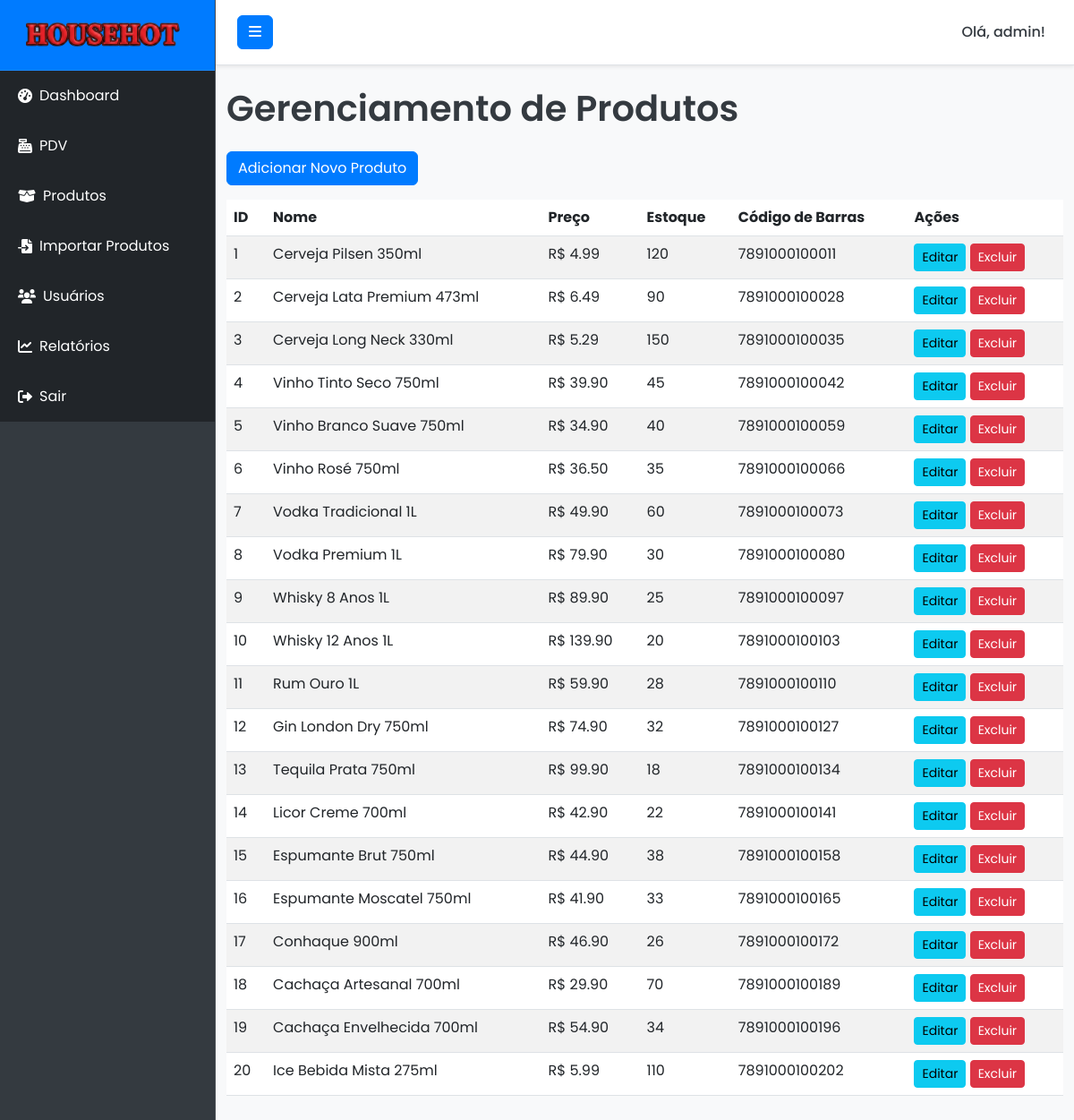
The page /products (signed in) on the database its author committed.
### models.py (models this page shows, shortened)
class User(db.Model, UserMixin):
    id = db.Column(db.Integer, primary_key=True)
    username = db.Column(db.String(64), unique=True, nullable=False)
    email = db.Column(db.String(120), unique=True, nullable=False)
    password_hash = db.Column(db.String(128), nullable=False)
    role = db.Column(db.String(20), default='operator', nullable=False) # 'admin' ou 'operator'
    def is_admin(self):
        return self.role == 'admin'

class Product(db.Model):
    id = db.Column(db.Integer, primary_key=True)
    name = db.Column(db.String(100), nullable=False)
    description = db.Column(db.Text)
    price = db.Column(db.Float, nullable=False)
    stock = db.Column(db.Integer, default=0, nullable=False)
    barcode = db.Column(db.String(128), unique=True, nullable=True) # Código de barras opcional

### routes.py (the view)
@main_bp.route('/products')
@admin_required
def products():
    from models import Product
    products = Product.query.all()
    return render_template('products.html', products=products)

### app.py (called while the page is built)
def create_app():
    app = Flask(__name__, instance_relative_config=True)
    app.config.from_object('config.Config')
    try:
        app.config.from_pyfile('config.py')
    except FileNotFoundError:
        pass
    db.init_app(app)
    login_manager.init_app(app)
    migrate.init_app(app, db) # Inicializa Flask-Migrate com o app e o db
    login_manager.login_view = 'main.login'
    login_manager.login_message_category = 'info'
    login_manager.login_message = 'Por favor, faça login para acessar esta página.'
    @login_manager.user_loader
    def load_user(user_id):
        return User.query.get(int(user_id))
    app.register_blueprint(main_bp)
    return app

### routes.py (called while the page is built)
def admin_required(f):
    @wraps(f)
    @login_required
    def decorated_function(*args, **kwargs):
        from models import User
        if not current_user.is_admin():
            flash('Você não tem permissão para acessar esta página.', 'danger')
            return redirect(url_for('main.dashboard'))
        return f(*args, **kwargs)
    return decorated_function

### templates/products.html (shortened to what this page needs)
{% extends "base.html" %}
{% block content %}
<h1 class="mb-4">Gerenciamento de Produtos</h1>
<a href="{{ url_for('main.add_product') }}" class="btn btn-primary mb-3">Adicionar Novo Produto</a>
<table class="table table-striped table-hover">
    <thead>
        <tr>
            <th>ID</th>
            <th>Nome</th>
            <th>Preço</th>
            <th>Estoque</th>
            <th>Código de Barras</th>
            <th>Ações</th>
        </tr>
    </thead>
    <tbody>
        {% for product in products %}
        <tr>
            <td>{{ product.id }}</td>
            <td>{{ product.name }}</td>
            <td>R$ {{ "%.2f"|format(product.price) }}</td>
            <td>{{ product.stock }}</td>
            <td>{{ product.barcode if product.barcode else 'N/A' }}</td>
            <td>
                <a href="{{ url_for('main.edit_product', product_id=product.id) }}" class="btn btn-sm btn-info">Editar</a>
                <form action="{{ url_for('main.delete_product', product_id=product.id) }}" method="POST" style="display:inline;">
                    <button type="submit" class="btn btn-sm btn-danger" onclick="return confirm('Tem certeza que deseja excluir este produto?');">Excluir</button>
                </form>
            </td>
        </tr>
        {% else %}
        <tr>
            <td colspan="6" class="text-center">Nenhum produto cadastrado.</td>
        </tr>
        {% endfor %}
    </tbody>
</table>
{% endblock %}

### templates/base.html (shortened to what this page needs)
<!DOCTYPE html>
<html lang="pt-br">
<head>
    <link href="https://cdn.jsdelivr.net/npm/bootstrap@5.3.0/dist/css/bootstrap.min.css" rel="stylesheet">
    <link rel="stylesheet" href="https://cdnjs.cloudflare.com/ajax/libs/font-awesome/6.0.0-beta3/css/all.min.css">
    <link rel="stylesheet" href="{{ url_for('static', filename='css/style.css') }}">
</head>
<body>
    <div class="d-flex" id="wrapper">
        <div class="bg-dark border-right" id="sidebar-wrapper">
            <div class="sidebar-heading text-white text-center py-4 fs-4 fw-bold">
                <img src="{{ url_for('static', filename='img/logo.png') }}" alt="Logo" class="me-2" style="height: 30px;">
            </div>
            <div class="list-group list-group-flush">
                <a href="{{ url_for('main.dashboard') }}" class="list-group-item list-group-item-action bg-dark text-white">
                    <i class="fas fa-tachometer-alt me-2"></i> Dashboard
                </a>
                <a href="{{ url_for('main.pdv') }}" class="list-group-item list-group-item-action bg-dark text-white">
                    <i class="fas fa-cash-register me-2"></i> PDV
                </a>
                {% if current_user.is_authenticated and current_user.is_admin() %}
                <a href="{{ url_for('main.products') }}" class="list-group-item list-group-item-action bg-dark text-white">
                    <i class="fas fa-box-open me-2"></i> Produtos
                </a>
                <a href="{{ url_for('main.import_products') }}" class="list-group-item list-group-item-action bg-dark text-white">
                    <i class="fas fa-file-import me-2"></i> Importar Produtos
                </a>
                <a href="{{ url_for('main.users') }}" class="list-group-item list-group-item-action bg-dark text-white">
                    <i class="fas fa-users me-2"></i> Usuários
                </a>
                <a href="{{ url_for('main.reports') }}" class="list-group-item list-group-item-action bg-dark text-white">
                    <i class="fas fa-chart-line me-2"></i> Relatórios
                </a>
                {% endif %}
                <a href="{{ url_for('main.logout') }}" class="list-group-item list-group-item-action bg-dark text-white">
                    <i class="fas fa-sign-out-alt me-2"></i> Sair
                </a>
            </div>
        </div>
        <div id="page-content-wrapper">
            <nav class="navbar navbar-expand-lg navbar-light bg-light border-bottom">
                <button class="btn btn-primary" id="menu-toggle">
                    <i class="fas fa-bars"></i>
                </button>
                <div class="collapse navbar-collapse" id="navbarSupportedContent">
                    <ul class="navbar-nav ms-auto mt-2 mt-lg-0">
                        <li class="nav-item active">
                            <a class="nav-link" href="#">Olá, {{ current_user.username }}!</a>
                        </li>
                    </ul>
                </div>
            </nav>
            <div class="container-fluid py-4">
                {% block content %}{% endblock %}
            </div>
        </div>
    </div>
</body>
</html>

### static/css/style.css (style rules this page uses)
:root { --primary-color: #007bff; --secondary-color: #28a745; --info-color: #17a2b8; --warning-color: #ffc107; --danger-color: #dc3545; --background-light: #f8f9fa; --text-dark: #343a40; --text-light: #ffffff; --sidebar-bg: #343a40; --sidebar-link-hover: #0056b3; --sidebar-header-bg: var(--primary-color); --navbar-bg: #ffffff; --navbar-border-bottom: #e0e0e0; --card-bg: #ffffff; --card-shadow: 0 0.125rem 0.25rem rgba(0, 0, 0, 0.075); --login-bg-gradient-start: #007bff; --login-bg-gradient-end: #0056b3; --login-card-bg: rgba(255, 255, 255, 0.95); --login-card-shadow: 0 10px 25px rgba(0, 0, 0, 0.2); }
body { font-family: 'Poppins', sans-serif; background-color: var(--background-light); color: var(--text-dark); overflow-x: hidden; margin: 0; }
h1, h2, h3, h4, h5, h6 { color: var(--text-dark); font-weight: 600; }
#wrapper { display: flex; }
#sidebar-wrapper { min-height: 100vh; margin-left: -15rem; transition: margin .25s ease-out; background-color: var(--sidebar-bg) !important; border-right: 1px solid rgba(255, 255, 255, 0.1); }
#sidebar-wrapper .sidebar-heading { padding: 1.5rem 1.25rem; font-size: 1.2rem; color: var(--text-light); background-color: var(--sidebar-header-bg); border-bottom: 1px solid rgba(255, 255, 255, 0.1); display: flex; align-items: center; justify-content: center; }
#sidebar-wrapper .sidebar-heading img { height: 30px; margin-right: 10px; }
#sidebar-wrapper .list-group { width: 15rem; }
#sidebar-wrapper .list-group-item { border: none; padding: 1rem 1.25rem; color: rgba(255, 255, 255, 0.7); background-color: transparent; transition: background-color 0.3s ease, color 0.3s ease; display: flex; align-items: center; }
#sidebar-wrapper .list-group-item i { margin-right: 10px; }
#page-content-wrapper { min-width: 100vw; }
@media (min-width: 768px) { #sidebar-wrapper { margin-left: 0; } }
@media (min-width: 768px) { #page-content-wrapper { min-width: 0; width: 100%; } }
.navbar { padding: 1rem 1.5rem; background-color: var(--navbar-bg) !important; border-bottom: 1px solid var(--navbar-border-bottom); box-shadow: var(--card-shadow); }
.navbar .btn-primary { background-color: var(--primary-color); border-color: var(--primary-color); color: var(--text-light); }
.navbar-nav .nav-link { color: var(--text-dark); font-weight: 500; }
.btn-primary { background-color: var(--primary-color); border-color: var(--primary-color); color: var(--text-light); }
.btn-danger { background-color: var(--danger-color); border-color: var(--danger-color); color: var(--text-light); }

### rows shown on the page
User: username "admin"
Product: id "1", name "Cerveja Pilsen 350ml", price "4.99", stock "120", barcode "7891000100011"
Product: id "2", name "Cerveja Lata Premium 473ml", price "6.49", stock "90", barcode "7891000100028"
Product: id "3", name "Cerveja Long Neck 330ml", price "5.29", stock "150", barcode "7891000100035"
Product: id "4", name "Vinho Tinto Seco 750ml", price "39.90", stock "45", barcode "7891000100042"
Product: id "5", name "Vinho Branco Suave 750ml", price "34.90", stock "40", barcode "7891000100059"
Product: id "6", name "Vinho Rosé 750ml", price "36.50", stock "35", barcode "7891000100066"
Product: id "7", name "Vodka Tradicional 1L", price "49.90", stock "60", barcode "7891000100073"
Product: id "8", name "Vodka Premium 1L", price "79.90", stock "30", barcode "7891000100080"
Product: id "9", name "Whisky 8 Anos 1L", price "89.90", stock "25", barcode "7891000100097"
Product: id "10", name "Whisky 12 Anos 1L", price "139.90", stock "20", barcode "7891000100103"
Product: id "11", name "Rum Ouro 1L", price "59.90", stock "28", barcode "7891000100110"
Product: id "12", name "Gin London Dry 750ml", price "74.90", stock "32", barcode "7891000100127"
Product: id "13", name "Tequila Prata 750ml", price "99.90", stock "18", barcode "7891000100134"
Product: id "14", name "Licor Creme 700ml", price "42.90", stock "22", barcode "7891000100141"
Product: id "15", name "Espumante Brut 750ml", price "44.90", stock "38", barcode "7891000100158"
Product: id "16", name "Espumante Moscatel 750ml", price "41.90", stock "33", barcode "7891000100165"
Product: id "17", name "Conhaque 900ml", price "46.90", stock "26", barcode "7891000100172"
Product: id "18", name "Cachaça Artesanal 700ml", price "29.90", stock "70", barcode "7891000100189"
Product: id "19", name "Cachaça Envelhecida 700ml", price "54.90", stock "34", barcode "7891000100196"
Product: id "20", name "Ice Bebida Mista 275ml", price "5.99", stock "110", barcode "7891000100202"
